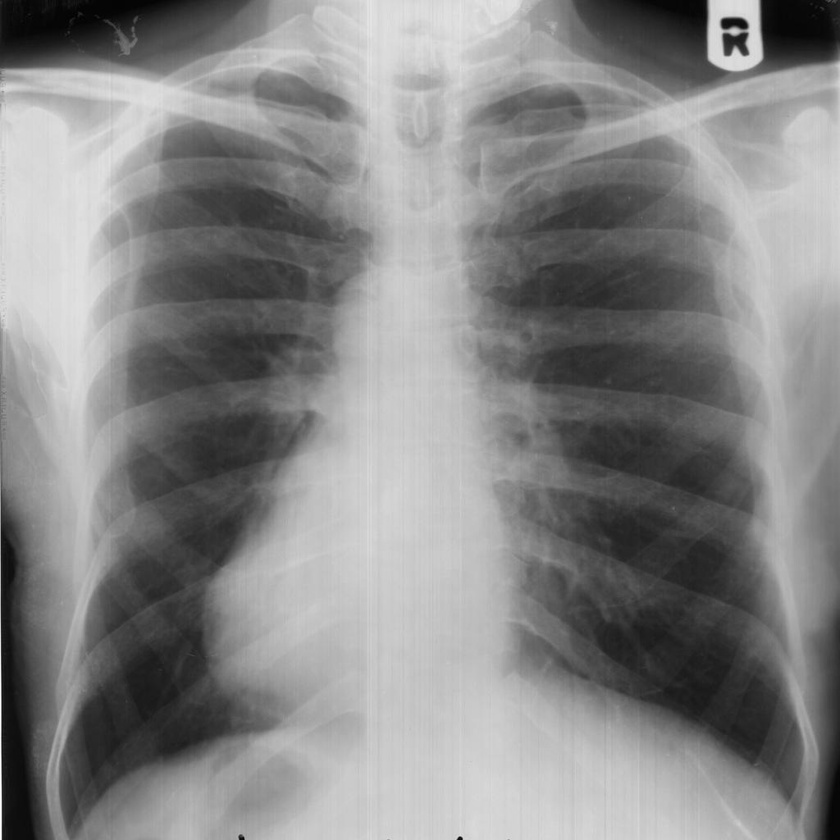
#> input picture abnormal_01.jpg, 840 x 840 px, shrunk from 1024 x 1024 before the run
$ python -i segmentor.py   (imports and definitions only)
#> lines starting #> are read from the running program, lines starting #| are printed output that depends on the picture; after the words box and inside, x2 and y2 are one past the last pixel; in counts of white or black regions, pixels touching at a corner belong together
#> further down, picture is the input picture: PIL image 840x840 RGB; min 0, max 255, mean 133.6
"""
src/segmentor.py
================
Lung ROI extraction using classical CV — no extra model needed.
CLAHE + Otsu thresholding + morphological closing + top-2 contours.
"""

import cv2
import numpy as np
import base64
from PIL import Image


def segment_lungs(pil_image: Image.Image):
    """
    Returns:
        masked_image : np.ndarray (H, W, 3) uint8 — background zeroed
        seg_mask     : np.ndarray (H, W)    uint8 — binary mask 0/255
    """
    gray = np.array(pil_image.convert("L"))
    h, w = gray.shape

    clahe    = cv2.createCLAHE(clipLimit=2.0, tileGridSize=(8, 8))
    enhanced = clahe.apply(gray)
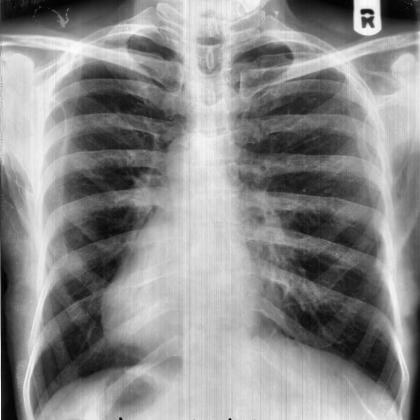
#> enhanced: shape (840, 840) (shown at 1/2 size); min 0, max 255, mean 137.7
    blurred  = cv2.GaussianBlur(enhanced, (5, 5), 0)

    _, thresh = cv2.threshold(blurred, 0, 255, cv2.THRESH_BINARY + cv2.THRESH_OTSU)
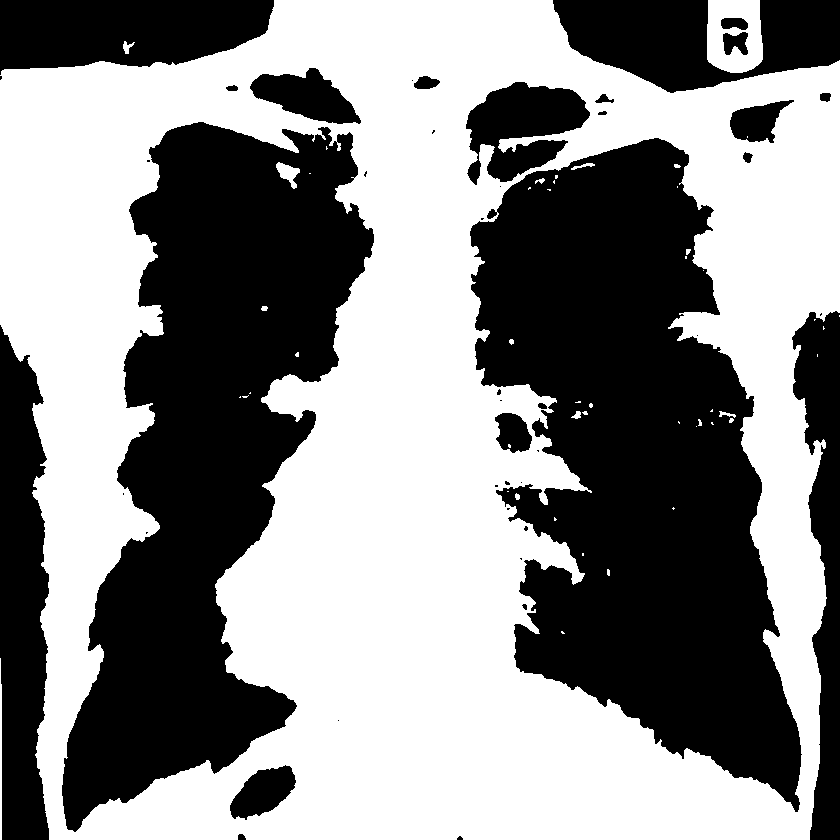
#> thresh: shape (840, 840); 53.9% white; 44 black regions (22 under 20 px), largest, box (x1, y1, x2, y2) and area: (470, 138, 802, 812) 129453, (62, 122, 374, 832) 111169, (0, 325, 49, 840) 20124

    kernel = cv2.getStructuringElement(cv2.MORPH_ELLIPSE, (15, 15))
    closed = cv2.morphologyEx(thresh, cv2.MORPH_CLOSE, kernel, iterations=3)
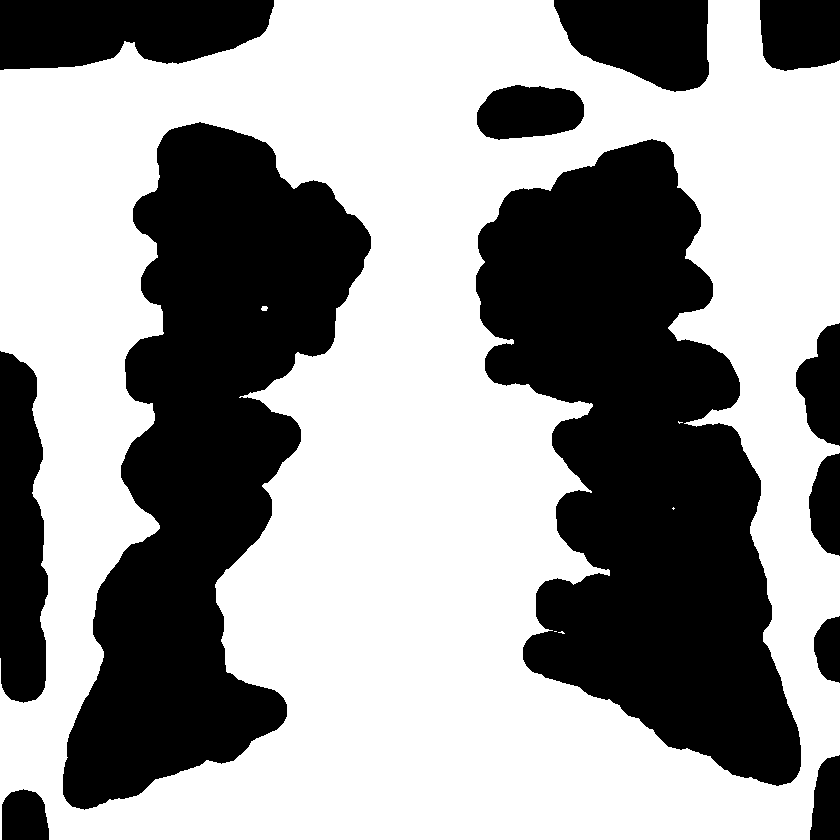
#> closed: shape (840, 840); 59.7% white; 12 black regions

    contours, _ = cv2.findContours(closed, cv2.RETR_EXTERNAL, cv2.CHAIN_APPROX_SIMPLE)
#> contours = 1 contour; box (x1, y1, x2, y2) and area: (0, 0, 840, 840) 646625

    if not contours:
        rgb = np.array(pil_image.convert("RGB"))
        return rgb, np.full((h, w), 255, dtype=np.uint8)

    top2 = sorted(contours, key=cv2.contourArea, reverse=True)[:2]
#> top2 has the same summary as contours
    mask = np.zeros((h, w), dtype=np.uint8)
    cv2.drawContours(mask, top2, -1, 255, thickness=cv2.FILLED)
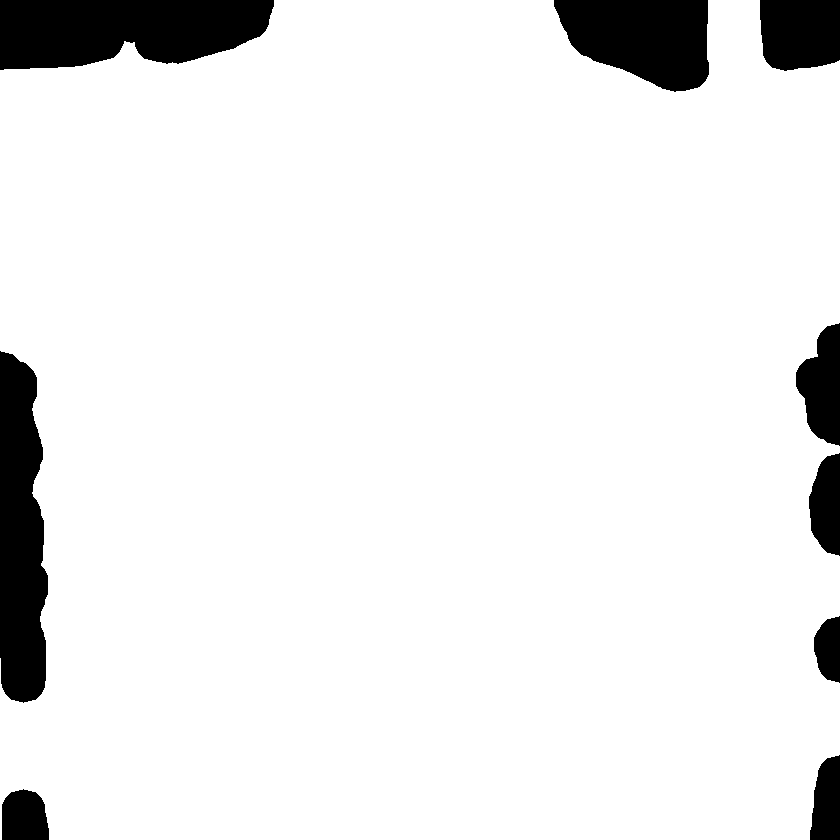
#> mask: shape (840, 840); 91.9% white; 9 black regions, largest, box (x1, y1, x2, y2) and area: (0, 0, 274, 70) 15692, (0, 351, 48, 703) 13875, (554, 0, 709, 92) 10672

    k2   = cv2.getStructuringElement(cv2.MORPH_ELLIPSE, (20, 20))
    mask = cv2.morphologyEx(mask, cv2.MORPH_CLOSE, k2, iterations=4)
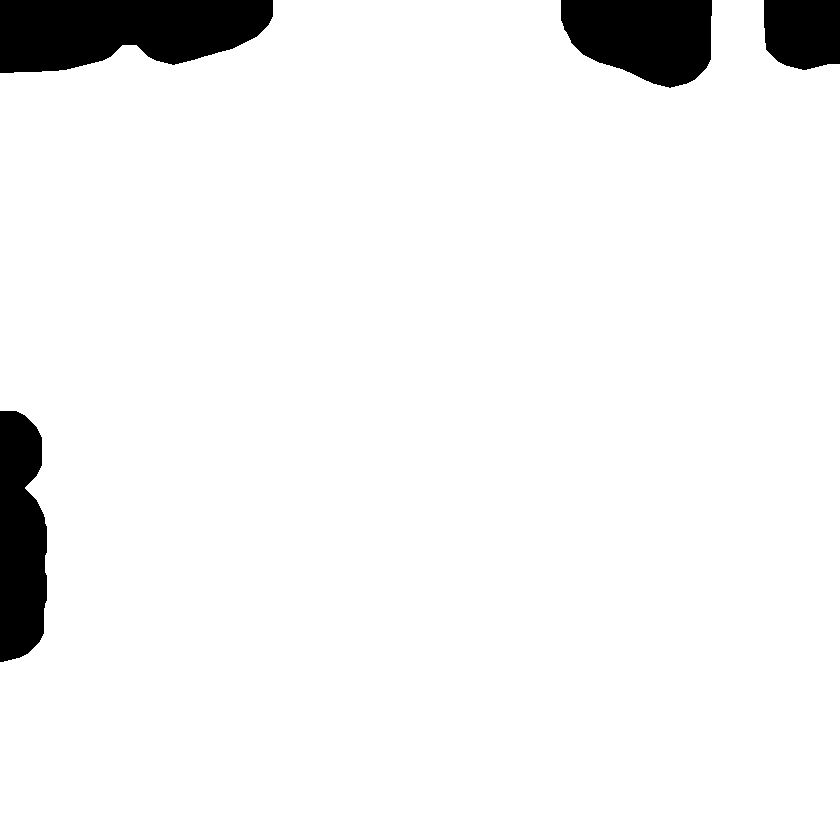
#> mask: shape (840, 840); 94.2% white; 4 black regions, box (x1, y1, x2, y2) and area: (0, 0, 273, 73) 15825, (561, 0, 712, 88) 10420, (0, 411, 47, 662) 10087, (764, 0, 840, 70) 4847

    rgb    = np.array(pil_image.convert("RGB"))
    mask3  = np.stack([mask] * 3, axis=-1)
    masked = np.where(mask3 > 0, rgb, 0).astype(np.uint8)
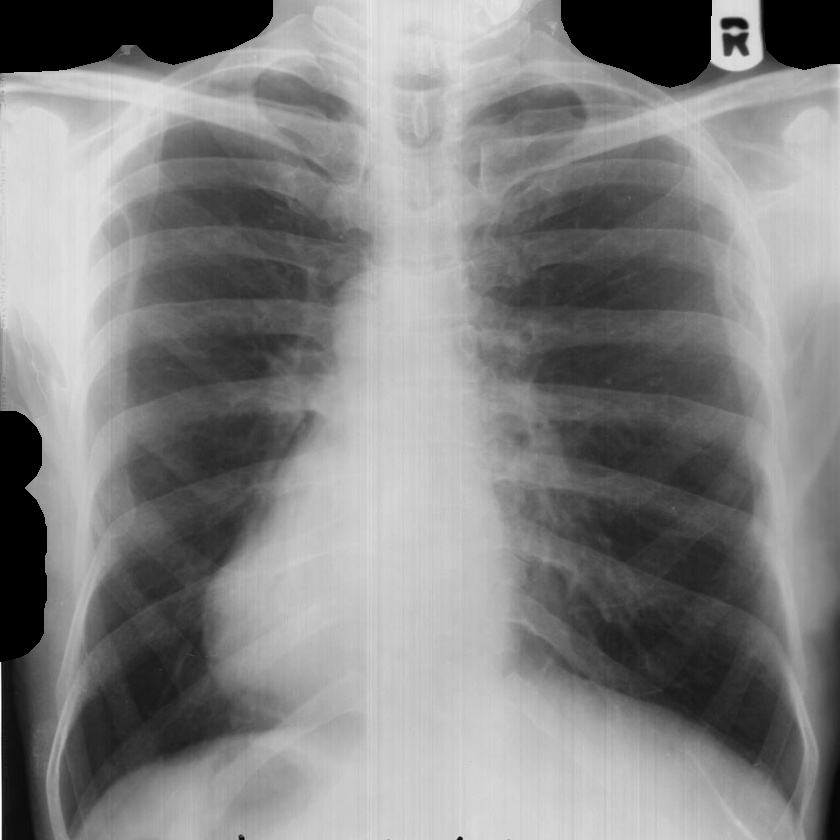
#> masked: shape (840, 840, 3); min 0, max 255, mean 129.8
    return masked, mask


# [6 lines left out: function mask_to_base64, not called in this run]

>>> from PIL import Image
>>> picture = Image.open('abnormal_01.jpg')
>>> result = segment_lungs(picture)

$ run again, on abnormal_02.jpg
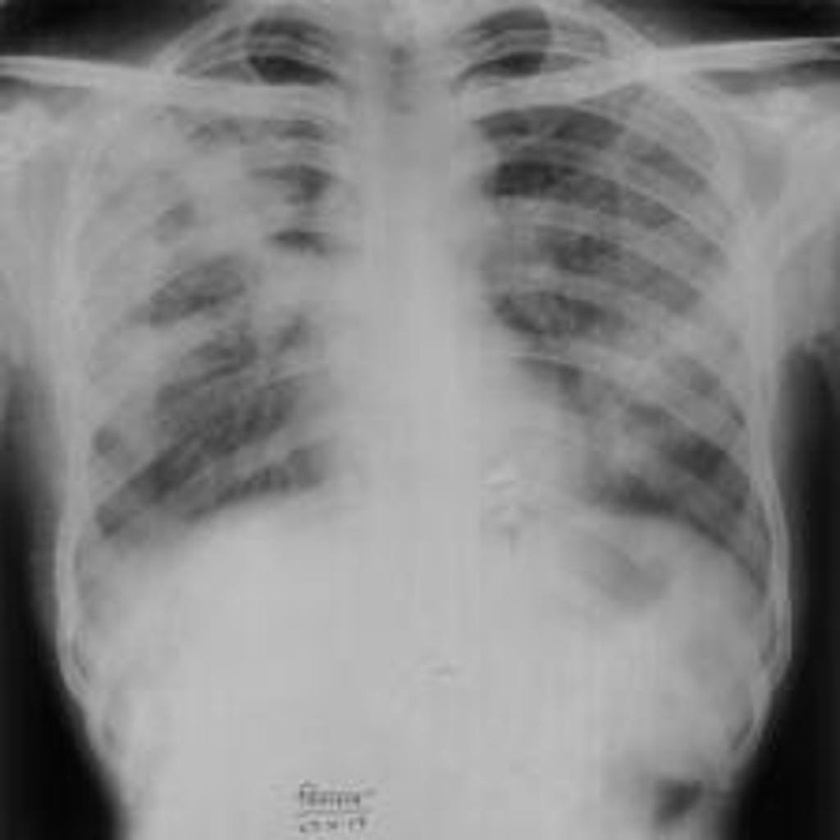
#> input picture abnormal_02.jpg, 840 x 840 px, shrunk from 1024 x 1024 before the run
#> picture is the input picture: PIL image 840x840 RGB; min 3, max 198, mean 134.5
#> in segment_lungs, `_, thresh = cv2.threshold(blurred, 0, 255, cv2.THRESH_BINARY + cv2.THR..`:
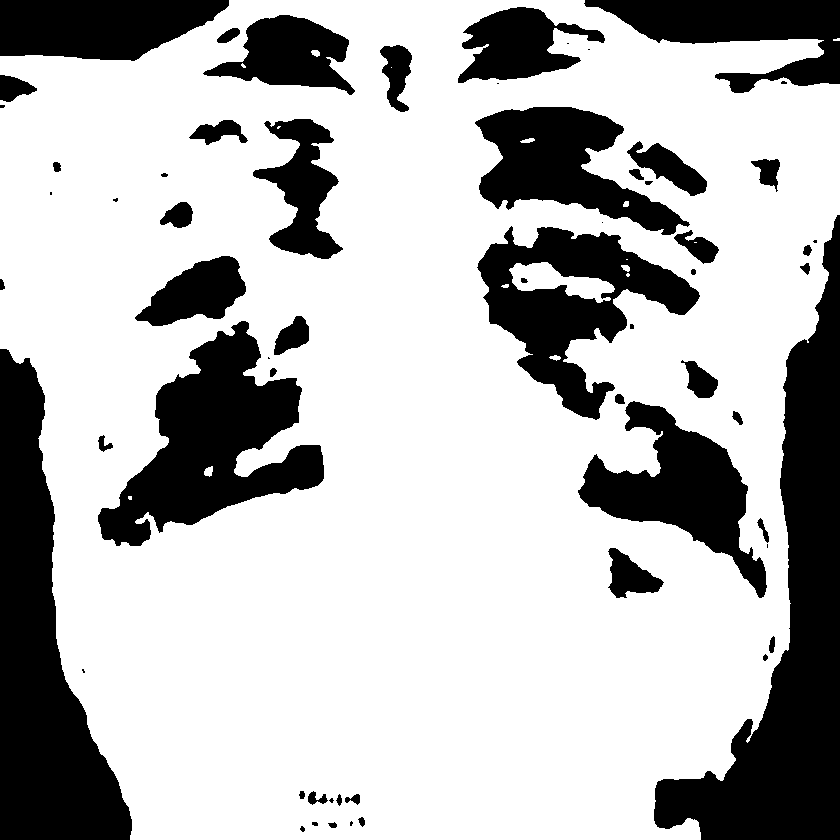
#> thresh: shape (840, 840); 72% white; 62 black regions (15 under 20 px), largest, box (x1, y1, x2, y2) and area: (654, 215, 840, 840) 40224, (0, 349, 132, 840) 32713, (98, 321, 324, 546) 23123
#> closed: shape (840, 840); 79.8% white; 13 black regions
#> contours = 1 contour; box (x1, y1, x2, y2) and area: (0, 0, 840, 840) 615044
#> top2 has the same summary as contours
#> mask3: shape (840, 840, 3); 87.6% white; 4 black regions, box (x1, y1, x2, y2) and area: (704, 332, 840, 840) 34078, (0, 363, 134, 840) 33331, (0, 0, 203, 63) 10865, (628, 0, 840, 47) 8933
#> in segment_lungs, `masked = np.where(mask3 > 0, rgb, 0).astype(np.uint8)`:
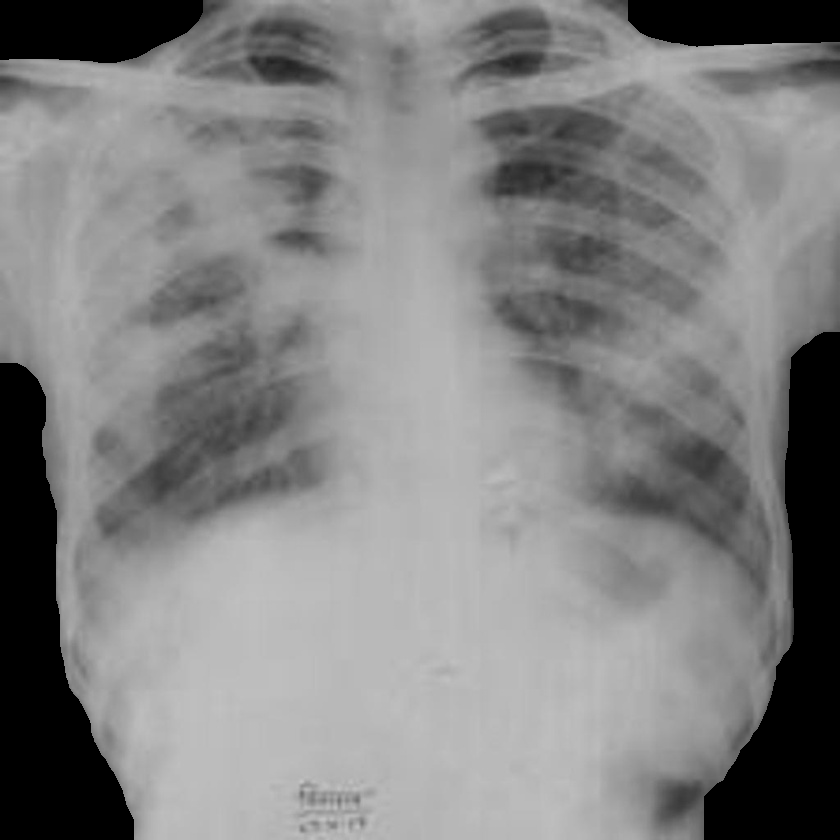
#> masked: shape (840, 840, 3); min 0, max 198, mean 129.8

$ run again, on abnormal_03.jpg
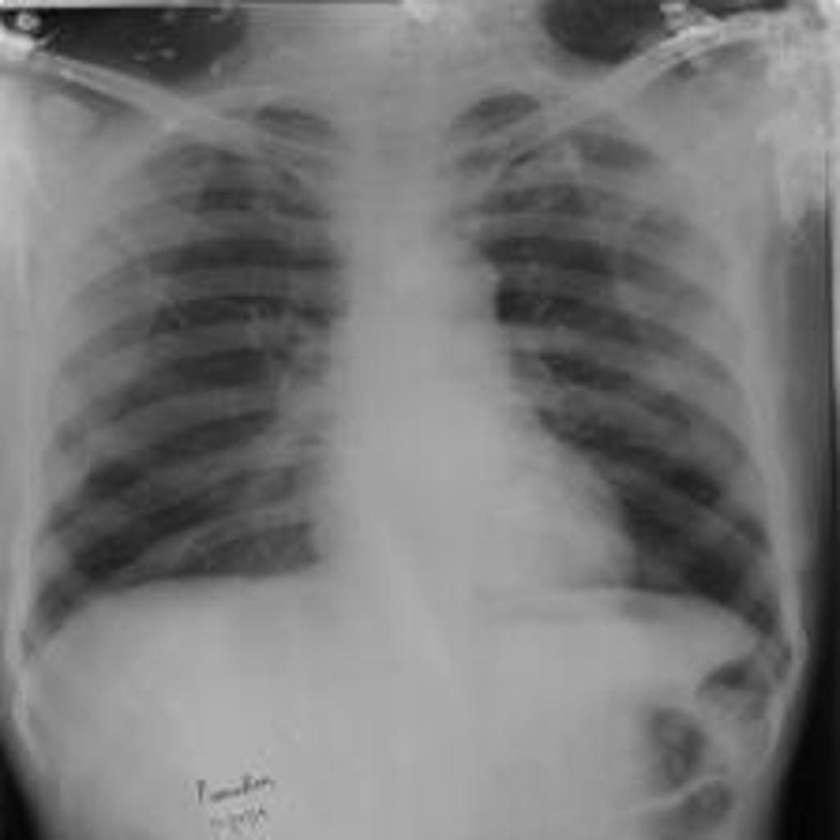
#> input picture abnormal_03.jpg, 840 x 840 px, shrunk from 1024 x 1024 before the run
#> picture is the input picture: PIL image 840x840 RGB; min 3, max 236, mean 119.8
#> in segment_lungs, `_, thresh = cv2.threshold(blurred, 0, 255, cv2.THRESH_BINARY + cv2.THR..`:
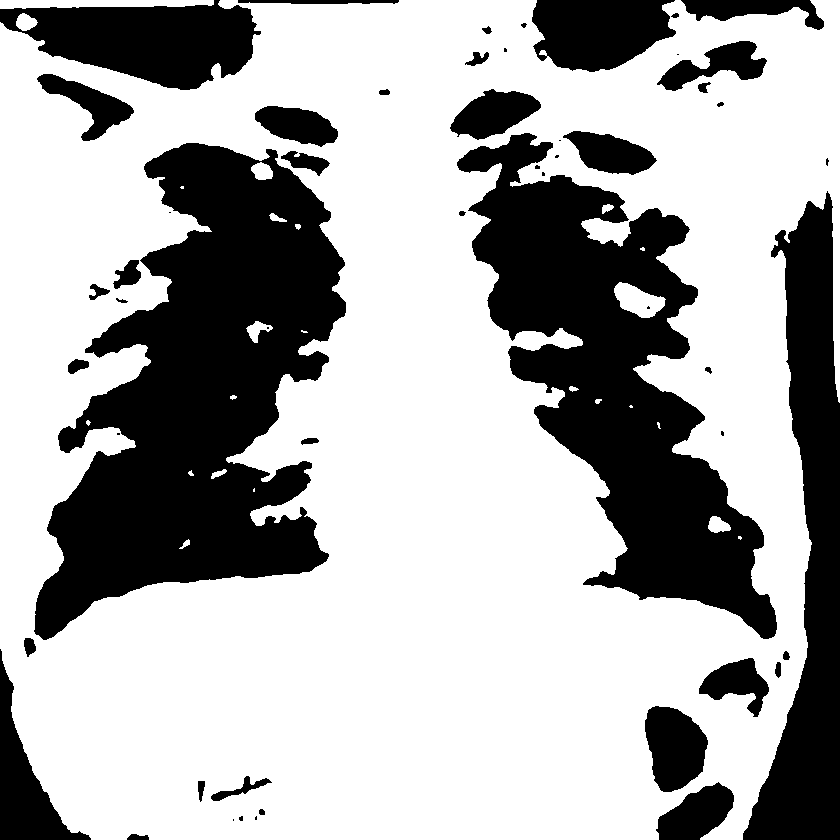
#> thresh: shape (840, 840); 67.1% white; 53 black regions (15 under 20 px), largest, box (x1, y1, x2, y2) and area: (34, 143, 346, 640) 83177, (457, 133, 777, 639) 63692, (743, 191, 840, 840) 30153
#> closed: shape (840, 840); 75.2% white; 7 black regions
#> contours = 1 contour; box (x1, y1, x2, y2) and area: (0, 0, 840, 840) 662412
#> top2 has the same summary as contours
#> in segment_lungs, `mask = cv2.morphologyEx(mask, cv2.MORPH_CLOSE, k2, iterations=4)`:
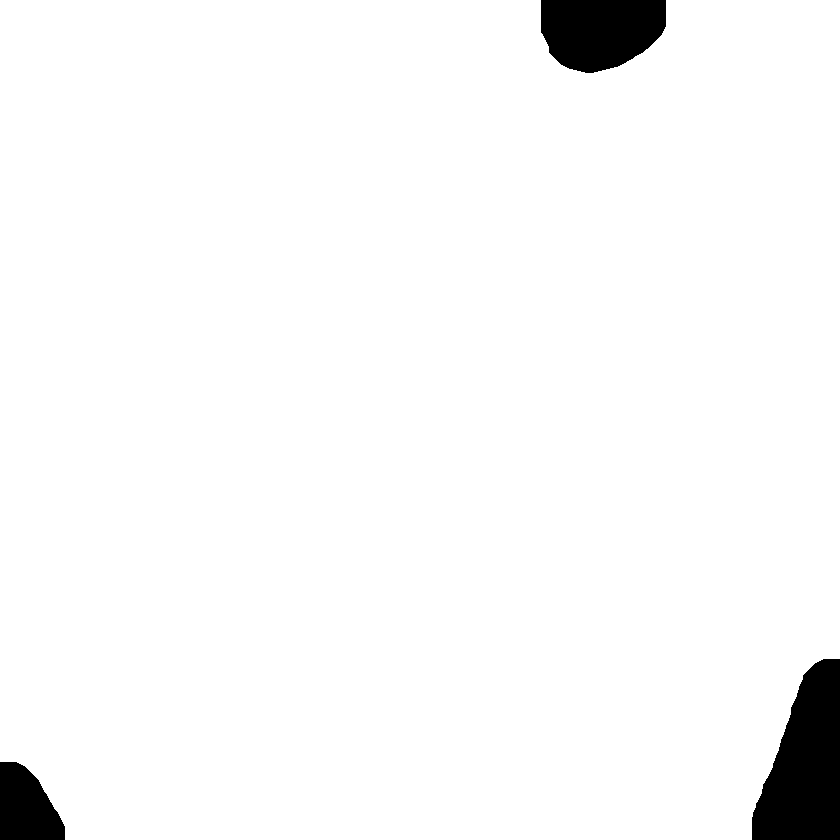
#> mask: shape (840, 840); 96.8% white; 3 black regions, box (x1, y1, x2, y2) and area: (752, 659, 840, 840) 11165, (541, 0, 666, 73) 7441, (0, 762, 65, 840) 3799
